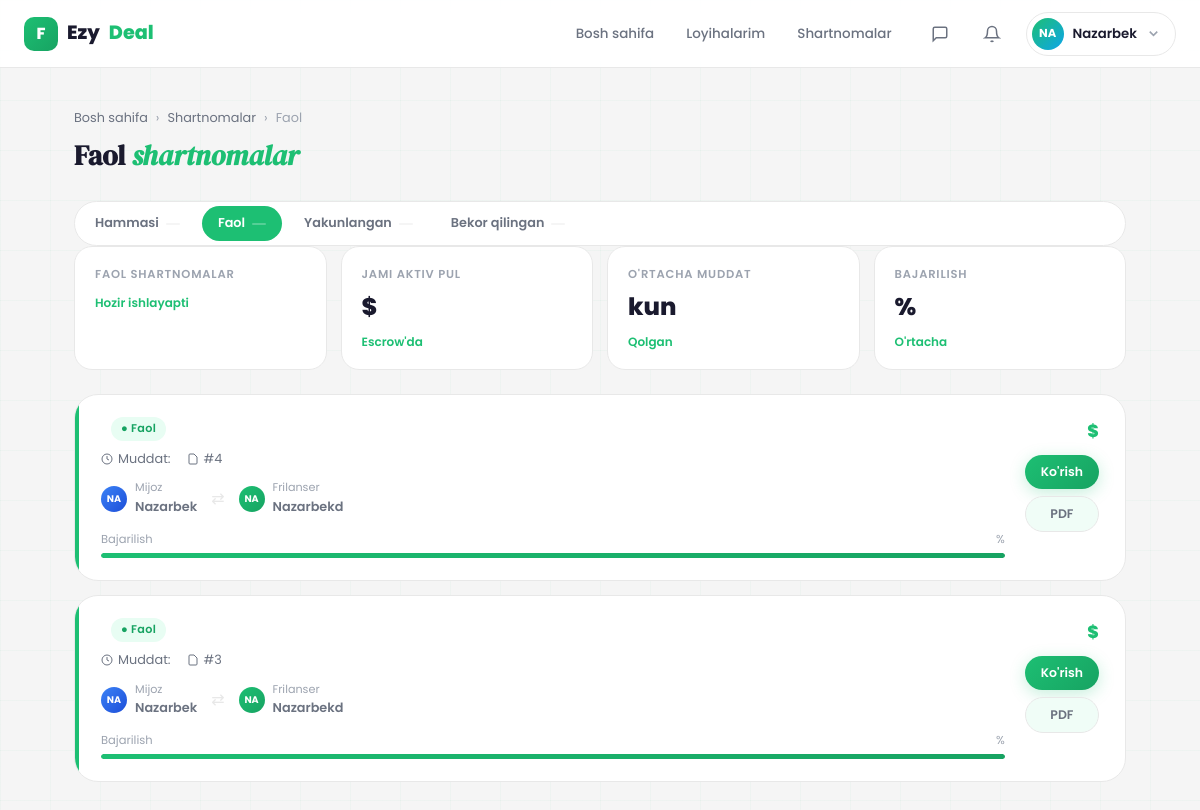
The app's page /contracts/active/ (signed in) with its own data.
### Users/models.py (models this page shows, shortened)
class User(AbstractUser):
    ROLE_CHOICE = (
        (CLIENT, 'client'),
        (FREELANCER, 'freelancer'),
    )
    email = models.EmailField(unique=True)
    role = models.CharField(max_length=20, choices=ROLE_CHOICE)
    bio = models.TextField(blank=True, null=True)
    avatar = models.ImageField(upload_to='avatars/', blank=True, null=True)
    created_at = models.DateTimeField(auto_now_add=True)

### Contracts/models.py (models this page shows, shortened)
class Contract(models.Model):
    ACTIVE = "active"
    FINISHED = "finished"
    CANCELLED = "cancelled"
    STATUS_CHOICES = (
        (ACTIVE, "Active"),
        (FINISHED, "Finished"),
        (CANCELLED, "Cancelled"),
    )
    project = models.OneToOneField(
        Project,
        on_delete=models.CASCADE,
        related_name="contract"
    )
    client = models.ForeignKey(
        settings.AUTH_USER_MODEL,
        on_delete=models.CASCADE,
        related_name="client_contracts"
    )
    freelancer = models.ForeignKey(
        settings.AUTH_USER_MODEL,
        on_delete=models.CASCADE,
        related_name="freelancer_contracts"
    )
    agreed_price = models.DecimalField(max_digits=12, decimal_places=2)
    status = models.CharField(
        max_length=20,
        choices=STATUS_CHOICES,
        default=ACTIVE
    )
    created_at = models.DateTimeField(auto_now_add=True)
    finished_at = models.DateTimeField(blank=True, null=True)

### Contracts/views.py (the view)
# urls.py: path('active/', views.active_contracts, name='active_contracts'),
@login_required(login_url='login')
def active_contracts(request):
    if request.user.role == 'client':
        contracts = Contract.objects.filter(client=request.user,status=Contract.ACTIVE).order_by('-created_at')
    elif request.user.role == 'freelancer':
        contracts = Contract.objects.filter(freelancer=request.user,status=Contract.ACTIVE).order_by('-created_at')
    else:
        contracts = Contract.objects.none()
    return render(request, 'active_contracts.html', {'contracts': contracts})

### Notifications/context_processors.py (called while the page is built)
def notifications_count(request):
    if request.user.is_authenticated:
        count = request.user.notifications.filter(is_read=False).count()
        recent = list(request.user.notifications.all()[:5])
        return {'unread_notifications': count, 'recent_notifications': recent}
    return {'unread_notifications': 0, 'recent_notifications': []}

### templates/active_contracts.html (shortened to what this page needs)
{% extends 'base.html' %}
{% block content %}
<div class="contracts-page">
    <div class="contracts-topbar">
        <div>
            <div class="breadcrumb">
                <a href="{% url 'main_client' %}">Bosh sahifa</a>
                <span>›</span>
                <a href="{% url 'all_contracts' %}">Shartnomalar</a>
                <span>›</span>
                <span>Faol</span>
            </div>
            <h1 class="page-heading">Faol <em>shartnomalar</em></h1>
        </div>
    </div>
    <div class="filter-tabs">
        <a href="{% url 'all_contracts' %}" class="filter-tab">Hammasi <span class="count">{{ total_count }}</span></a>
        <a href="{% url 'active_contracts' %}" class="filter-tab active">Faol <span class="count">{{ active_count }}</span></a>
        <a href="{% url 'finished_contracts' %}" class="filter-tab">Yakunlangan <span class="count">{{ finished_count }}</span></a>
        <a href="{% url 'cancelled_contracts' %}" class="filter-tab">Bekor qilingan <span class="count">{{ cancelled_count }}</span></a>
    </div>
    <div class="stats-row scroll-reveal">
        <div class="stat-card">
            <div class="stat-label">Faol shartnomalar</div>
            <div class="stat-delta">Hozir ishlayapti</div>
        </div>
        <div class="stat-card">
            <div class="stat-label">Jami aktiv pul</div>
            <div class="stat-value">${{ active_amount }}</div>
            <div class="stat-delta">Escrow'da</div>
        </div>
        <div class="stat-card">
            <div class="stat-label">O'rtacha muddat</div>
            <div class="stat-value">{{ avg_days }} kun</div>
            <div class="stat-delta">Qolgan</div>
        </div>
        <div class="stat-card">
            <div class="stat-label">Bajarilish</div>
            <div class="stat-value">{{ avg_progress }}%</div>
            <div class="stat-delta">O'rtacha</div>
        </div>
    </div>
    <div class="contracts-list">
        {% for contract in contracts %}
        <div class="contract-card" style="animation-delay:{{ forloop.counter0 }}00ms">
            <div class="contract-card-left">
                <div class="cc-header">
                    <span class="badge status-active">● Faol</span>
                </div>
                <div class="cc-meta">
                    <div class="cc-meta-item">
                        <svg width="12" height="12" viewBox="0 0 24 24" fill="none" stroke="currentColor" stroke-width="2"><circle cx="12" cy="12" r="10"/><polyline points="12 6 12 12 16 14"/></svg>
                        Muddat: {{ contract.end_date }}
                    </div>
                    <div class="cc-meta-item">
                        <svg width="12" height="12" viewBox="0 0 24 24" fill="none" stroke="currentColor" stroke-width="2"><path d="M14 2H6a2 2 0 0 0-2 2v16a2 2 0 0 0 2 2h12a2 2 0 0 0 2-2V8z"/></svg>
                        #{{ contract.id }}
                    </div>
                </div>
                <div class="cc-parties">
                    <div class="cc-avatar" style="background:linear-gradient(135deg,#3b82f6,#1d4ed8)">{{ contract.client.username|slice:":2"|upper }}</div>
                    <div><div class="cc-party-role">Mijoz</div><div class="cc-party-name">{{ contract.client.username }}</div></div>
                    <span style="color:var(--border);margin:0 6px;">⇄</span>
                    <div class="cc-avatar" style="background:linear-gradient(135deg,var(--accent),var(--accent-dk))">{{ contract.freelancer.username|slice:":2"|upper }}</div>
                    <div><div class="cc-party-role">Frilanser</div><div class="cc-party-name">{{ contract.freelancer.username }}</div></div>
                </div>
                <div class="cc-progress-wrap">
                    <div class="cc-progress-label"><span>Bajarilish</span><span>{{ contract.progress_percent }}%</span></div>
                    <div class="cc-progress-bar"><div class="cc-progress-fill" style="width:{{ contract.progress_percent }}%"></div></div>
                </div>
            </div>
            <div class="contract-card-right">
                <div class="cc-amount">${{ contract.amount }}</div>
                <div class="cc-actions">
                    <a href="{% url 'contract_detail' contract.id %}" class="btn btn-primary btn-sm">Ko'rish</a>
                    <a href="{% url 'contract_pdf' contract.id %}" class="btn btn-ghost btn-sm">PDF</a>
                </div>
            </div>
        </div>
        {% endfor %}
    </div>
</div>
{% endblock %}

### templates/base.html (shortened to what this page needs)
<!DOCTYPE html>
<html lang="uz">
<head>
</head>
<body>
<nav class="navbar">
    <div class="container">
        <a href="{% url 'logo_redirect' %}" class="nav-logo">
            <div class="logo-mark">F</div>
            Ezy<em>Deal</em>
        </a>
        <nav class="nav-links">
            {% if user.is_authenticated %}
                {% if user.role == 'freelancer' %}
                    <a href="{% url 'main_freelancer' %}" class="nav-link">Loyihalar</a>
                    <a href="{% url 'saved_projects' %}" class="nav-link">Saqlangan</a>
                    <a href="{% url 'freelancer_contract_list' %}" class="nav-link">Shartnomalar</a>
                {% else %}
                    <a href="{% url 'main_client' %}" class="nav-link">Bosh sahifa</a>
                    <a href="{% url 'myprojects' %}" class="nav-link">Loyihalarim</a>
                    <a href="{% url 'client_contract_list' %}" class="nav-link">Shartnomalar</a>
                {% endif %}
            {% else %}
                <a href="{% url 'login' %}" class="nav-link">Kirish</a>
            {% endif %}
        </nav>
        {% if user.is_authenticated %}
        <a href="{% url 'inbox' %}" class="nav-icon-btn" title="Xabarlar" style="position:relative;display:flex;align-items:center;justify-content:center;width:36px;height:36px;border-radius:50%;color:var(--text2);transition:var(--t);">
            <svg width="18" height="18" viewBox="0 0 24 24" fill="none" stroke="currentColor" stroke-width="2"><path d="M21 15a2 2 0 0 1-2 2H7l-4 4V5a2 2 0 0 1 2-2h14a2 2 0 0 1 2 2z"/></svg>
        </a>
        <a href="{% url 'notifications' %}" class="nav-icon-btn" title="Bildirishnomalar" style="position:relative;display:flex;align-items:center;justify-content:center;width:36px;height:36px;border-radius:50%;color:var(--text2);transition:var(--t);">
            <svg width="18" height="18" viewBox="0 0 24 24" fill="none" stroke="currentColor" stroke-width="2"><path d="M18 8A6 6 0 0 0 6 8c0 7-3 9-3 9h18s-3-2-3-9"/><path d="M13.73 21a2 2 0 0 1-3.46 0"/></svg>
        </a>
        <div class="profile-wrap">
            <div class="profile-btn">
                <div class="avatar">
                    {% if user.avatar %}
                        <img src="{{ user.avatar.url }}" alt="{{ user.username }}" style="width:100%;height:100%;object-fit:cover;border-radius:50%;">
                    {% else %}
                        {{ user.username|slice:":2"|upper }}
                    {% endif %}
                </div>
                <span class="uname">{{ user.username }}</span>
                <svg class="nav-icon chevron" viewBox="0 0 24 24" fill="none" stroke="currentColor" stroke-width="2.5">
                    <polyline points="6 9 12 15 18 9"/>
                </svg>
            </div>
        </div>
        {% else %}
        <a href="{% url 'register' %}" class="btn btn-primary btn-sm">Boshlash →</a>
        {% endif %}
    </div>
</nav>
<main class="main">
    {% block content %}{% endblock %}
</main>
</body>
</html>

### templates/active_contracts.html (style rules this page uses)
.contracts-page { max-width: 1100px; margin: 0 auto; padding: 40px 24px 80px; }
.contracts-topbar { display: flex; align-items: center; justify-content: space-between; gap: 16px; flex-wrap: wrap; margin-bottom: 28px; animation: fadeUp .4s var(--spring) both; }
.page-heading { font-family: var(--serif); font-size: 1.75rem; color: var(--text); }
.page-heading em { color: var(--accent); font-style: italic; }
.filter-tabs { display: flex; gap: 6px; background: var(--surface); border: 1.5px solid var(--border); border-radius: 100px; padding: 4px; animation: fadeUp .4s var(--spring) .05s both; flex-wrap: wrap; }
.filter-tab { padding: 7px 16px; border-radius: 100px; font-size: .8rem; font-weight: 600; color: var(--text2); cursor: pointer; transition: var(--t); text-decoration: none; display: flex; align-items: center; gap: 7px; white-space: nowrap; }
.filter-tab.active { background: var(--accent); color: #fff; }
.filter-tab .count { background: rgba(255,255,255,.25); border-radius: 100px; padding: 1px 7px; font-size: .7rem; }
.filter-tab:not(.active) .count { background: var(--bg); color: var(--text3); }
.stats-row { display: grid; grid-template-columns: repeat(4, 1fr); gap: 14px; margin-bottom: 24px; animation: fadeUp .4s var(--spring) .15s both; }
.stat-card { background: var(--surface); border: 1.5px solid var(--border); border-radius: var(--r2); padding: 18px 20px; display: flex; flex-direction: column; gap: 5px; transition: var(--t); }
.stat-label { font-size: .72rem; font-weight: 600; color: var(--text3); text-transform: uppercase; letter-spacing: .07em; }
.stat-value { font-size: 1.5rem; font-weight: 800; color: var(--text); }
.stat-delta { font-size: .75rem; color: var(--accent); font-weight: 600; }
.contracts-list { display: flex; flex-direction: column; gap: 14px; }
.contract-card { background: var(--surface); border: 1.5px solid var(--border); border-radius: var(--r3); padding: 22px 26px; display: grid; grid-template-columns: 1fr auto; gap: 20px; align-items: start; transition: var(--t); position: relative; overflow: hidden; animation: fadeUp .5s var(--spring) both; }
.contract-card::before { content: ''; position: absolute; left: 0; top: 0; bottom: 0; width: 4px; border-radius: 4px 0 0 4px; background: var(--accent); }
.cc-header { display: flex; align-items: center; gap: 10px; margin-bottom: 8px; flex-wrap: wrap; }
.cc-meta { display: flex; align-items: center; gap: 16px; flex-wrap: wrap; font-size: .8rem; color: var(--text2); margin-bottom: 10px; }
.cc-meta-item { display: flex; align-items: center; gap: 5px; }
.cc-parties { display: flex; align-items: center; gap: 8px; }
.cc-avatar { width: 26px; height: 26px; border-radius: 50%; display: flex; align-items: center; justify-content: center; color: #fff; font-size: .6rem; font-weight: 700; flex-shrink: 0; }
.cc-party-name { font-size: .8rem; font-weight: 600; color: var(--text2); }
.cc-party-role { font-size: .7rem; color: var(--text3); }
.cc-progress-wrap { margin-top: 12px; }
.cc-progress-label { display: flex; justify-content: space-between; font-size: .72rem; color: var(--text3); margin-bottom: 5px; }
.cc-progress-bar { height: 5px; background: var(--border); border-radius: 100px; overflow: hidden; }
.cc-progress-fill { height: 100%; border-radius: 100px; background: linear-gradient(90deg, var(--accent), var(--accent-dk)); }
.contract-card-right { display: flex; flex-direction: column; align-items: flex-end; gap: 10px; flex-shrink: 0; }
.cc-amount { font-size: 1.1rem; font-weight: 800; color: var(--accent); }
.cc-actions { display: flex; flex-direction: column; gap: 7px; }

### records on screen
User: username "NA", username "Nazarbek"
Contract: id "4", client.username "NA", client.username "Nazarbek", freelancer.username "NA", freelancer.username "Nazarbekd"
Contract: id "3", client.username "NA", client.username "Nazarbek", freelancer.username "NA", freelancer.username "Nazarbekd"
